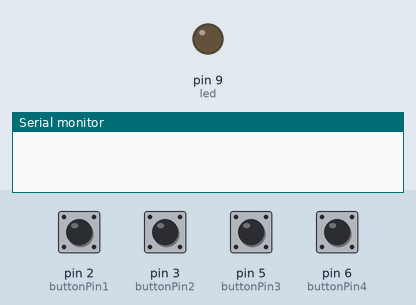
A sketch run on a simulated Arduino Uno, built for the host (arithmetic inside an expression is 32-bit, double 64-bit). Shown: output pins drawn as LEDs (lit = HIGH), the last lines printed to the serial monitor. The inputs (shaded band) are chosen by the test bench; at power-on: pin 2 (buttonPin1), pin 3 (buttonPin2), pin 5 (buttonPin3), pin 6 (buttonPin4) HIGH. WiFi joins after 1.5 s; servers stay silent unless stated; uploads are accepted with an empty reply.

Above: at 0.0 s.
At 2.8 s:
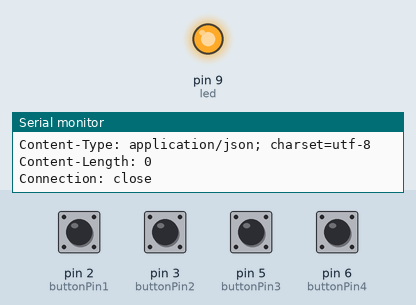
Timing chart, 0 to 4.3 s (numbered marks = the images above):
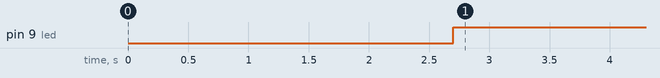

Measured:
- by itself, pin 9 (led): LOW → HIGH at 2.7 s

The sketch:

ArduinoCode.ino
```cpp
#include <SPI.h>
#include <Ethernet.h>

// Define a MAC address for your Arduino
byte mac[] = { 0xDE, 0xAD, 0xBE, 0xEF, 0xFE, 0xED };

// Define the IP address of your Arduino
IPAddress ip(192, 168, 139, 12);

// Define the IP address of your server
IPAddress serverIP(192, 168, 141, 231);

// Define the port of your server
int serverPort = 8080;

// Initialize the Ethernet client
EthernetClient client;


//define pins
const int buttonPin1 = 2;
const int buttonPin2 = 3;
const int buttonPin3 = 5;
const int buttonPin4 = 6;
const int led = 9;

void setup() {
  // Start Ethernet connection
  Serial.begin(9600);
  pinMode(buttonPin1, INPUT_PULLUP);
  pinMode(buttonPin2, INPUT_PULLUP);
  pinMode(buttonPin3, INPUT_PULLUP);
  pinMode(buttonPin4, INPUT_PULLUP);
  pinMode(led, OUTPUT);
  if (Ethernet.begin(mac) == 0) {
    Serial.println("Failed to configure Ethernet using DHCP");
    // try to congifure using IP address instead of DHCP:
    Ethernet.begin(mac, ip);
  }
  // Ethernet.begin(mac, ip);
  Serial.println("Ethernert config success");
  // Wait for Ethernet to be ready
  delay(1000);
}

void loop() {
  // Make sure the client is connected to the server
  if (client.connect(serverIP, serverPort)) {
    Serial.println("Connected to server");

    // Define the email and value
    String email = "sadhgunaithal@gmail.com";

    int state1 = !digitalRead(buttonPin1);
    int state2 = !digitalRead(buttonPin2);
    int state3 = !digitalRead(buttonPin3);
    int state4 = !digitalRead(buttonPin4);
    int ledStatus = true;
    int value = state1 + state2 + state3 + state4;
    Serial.println(state1);
    Serial.println(state4);

    if (state1) {
      Serial.println("CHECK 0");
      digitalWrite(led, LOW);
      ledStatus = false;
    }
    if(!state4){
      Serial.println("CHECK 44");
      digitalWrite(led, HIGH);
      ledStatus = true;
    }

    // Construct the request body
    String requestBody = "email=" + email + "&value=" + String(value) + "&motor=" + ledStatus;
    // Make an HTTP POST request to update tank data
    client.print("POST /updateTank HTTP/1.1\r\n");
    client.print("Host: localhost\r\n");
    client.print("Content-Type: application/x-www-form-urlencoded\r\n");
    client.print("Content-Length: ");
    client.print(requestBody.length());
    client.print("\r\n\r\n");
    client.print(requestBody);


    // Read and display response from server
    while (client.available()) {
      char c = client.read();
      Serial.print(c);
    }
  } else {
    // If connection failed
    Serial.println("Connection failed");
  }

  // Close connection
  client.stop();

  // Wait before making the next request
  delay(10000);
}
```
